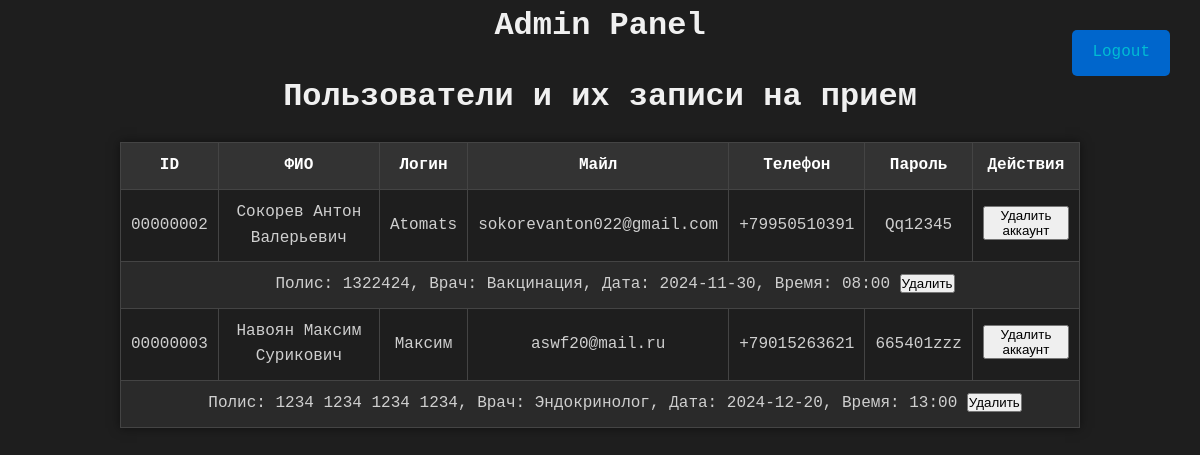
The page /admin (signed in) on the database its author committed.
### tables this page shows
CREATE TABLE users (
                        id INTEGER PRIMARY KEY AUTOINCREMENT,
                        username TEXT UNIQUE NOT NULL,
                        password TEXT NOT NULL,
                        full_name TEXT,
                        phone TEXT,
                        email TEXT,
                        is_admin BOOLEAN NOT NULL CHECK (is_admin IN (0, 1))
                    );

CREATE TABLE appointments (
                        id INTEGER PRIMARY KEY AUTOINCREMENT,
                        user_id INTEGER,
                        doctor TEXT NOT NULL,
                        date TEXT NOT NULL,
                        time TEXT NOT NULL,
                        policy TEXT,
                        FOREIGN KEY(user_id) REFERENCES users(id)
                    );

### app.py (the view)
@app.route('/admin')
def admin_panel():
    if not session.get('is_admin'):
        return redirect(url_for('index'))
    conn = get_db_connection()
    users = conn.execute('SELECT * FROM users WHERE is_admin = 0').fetchall()
    appointments = conn.execute('''
        SELECT a.*, u.full_name, u.username
        FROM appointments a
        JOIN users u ON a.user_id = u.id
    ''').fetchall()
    conn.close()
    return render_template('admin.html', users=users, appointments=appointments)

### app.py (called while the page is built)
def get_db_connection():
    conn = sqlite3.connect(db_path)
    conn.row_factory = sqlite3.Row
    return conn

### templates/admin.html (shortened to what this page needs)
<!DOCTYPE html>
<html lang="ru">
<head>
    <link rel="stylesheet" href="{{ url_for('static', filename='css/styles.css') }}">
</head>
<body class="admin-panel">
    <h2>Admin Panel</h2>
    <a href="{{ url_for('logout') }}" class="logout-button">Logout</a>
    <h2>Пользователи и их записи на прием</h2>
    <table>
        <thead>
            <tr>
                <th>ID</th>
                <th>ФИО</th>
                <th>Логин</th>
                <th>Майл</th>
                <th>Телефон</th>
                <th>Пароль</th>
                <th>Действия</th>
            </tr>
        </thead>
        <tbody>
            {% set displayed_appointments = [] %}
            {% for user in users %}
            <tr>
                <td>{{ "{:08d}".format(user['id']) }}</td>
                <td>{{ user['full_name'] }}</td>
                <td>{{ user['username'] }}</td>
                <td>{{ user['email'] }}</td>
                <td>{{ user['phone'] }}</td>
                <td>{{ user['password'] }}</td>
                <td>
                    <form action="/delete_user/{{ user['id'] }}" method="post" style="display:inline;">
                        <button type="submit">Удалить аккаунт</button>
                    </form>
                </td>
            </tr>
            {% for appointment in appointments if appointment['user_id'] == user['id'] and appointment['id'] not in displayed_appointments %}
            <tr>
                <td colspan="7" style="padding-left: 40px;">
                    Полис: {{ appointment['policy'] }}, Врач: {{ appointment['doctor'] }}, Дата: {{ appointment['date'] }}, Время: {{ appointment['time'] }}
                    <form action="/delete_appointment/{{ appointment['id'] }}" method="post" style="display:inline;">
                        <button type="submit">Удалить</button>
                    </form>
                </td>
            </tr>
            {% set displayed_appointments = displayed_appointments + [appointment['id']] %}
            {% endfor %}
            {% endfor %}
        </tbody>
    </table>
</body>
</html>

### static/css/styles.css (style rules this page uses)
:root { --primary-color: #0066cc; --secondary-color: #f8f9fa; --accent-color: #28a745; --text-color: #333; }
* { margin: 0; padding: 0; box-sizing: border-box; }
body { font-family: 'Roboto', sans-serif; line-height: 1.6; color: var(--text-color); overflow: auto; }
html { scroll-behavior: smooth; }
.admin-panel { background-color: #1e1e1e; color: #cfcfcf; font-family: 'Courier New', Courier, monospace; }
.admin-panel h2 { text-align: center; color: #f0f0f0; margin-bottom: 20px; font-size: 2rem; }
.admin-panel table { width: 80%; margin: 20px auto; border-collapse: collapse; box-shadow: 0 0 10px rgba(0, 0, 0, 0.5); }
.admin-panel table th, .admin-panel table td { padding: 10px; border: 1px solid #444; text-align: center; }
.admin-panel table th { background-color: #333; color: #fff; }
.admin-panel table tr:nth-child(even) { background-color: #2a2a2a; }
.admin-panel a { color: #00bcd4; text-decoration: none; transition: color 0.3s; }
.logout-button { display: inline-block; margin: 10px; padding: 10px 20px; background-color: #0066cc; color: #fff; text-decoration: none; border-radius: 5px; transition: background-color 0.3s ease; position: absolute; right: 20px; top: 20px; }

### templates/admin.html (style rules this page uses)
table { width: 100%; border-collapse: collapse; }
th, td { border: 1px solid #ddd; padding: 8px; text-align: left; }
tr:nth-child(even) { background-color: #f2f2f2; }
th { background-color: #4CAF50; color: white; }

### rows shown on the page
users: id "00000002", full_name "Сокорев Антон Валерьевич", username "Atomats", email "sokorevanton022@gmail.com", phone "+79950510391", password "Qq12345"
appointments: policy "1322424", doctor "Вакцинация", date "2024-11-30", time "08:00"
users: id "00000003", full_name "Навоян Максим Сурикович", username "Максим", email "aswf20@mail.ru", phone "+79015263621", password "665401zzz"
appointments: policy "1234 1234 1234 1234", doctor "Эндокринолог", date "2024-12-20", time "13:00"
